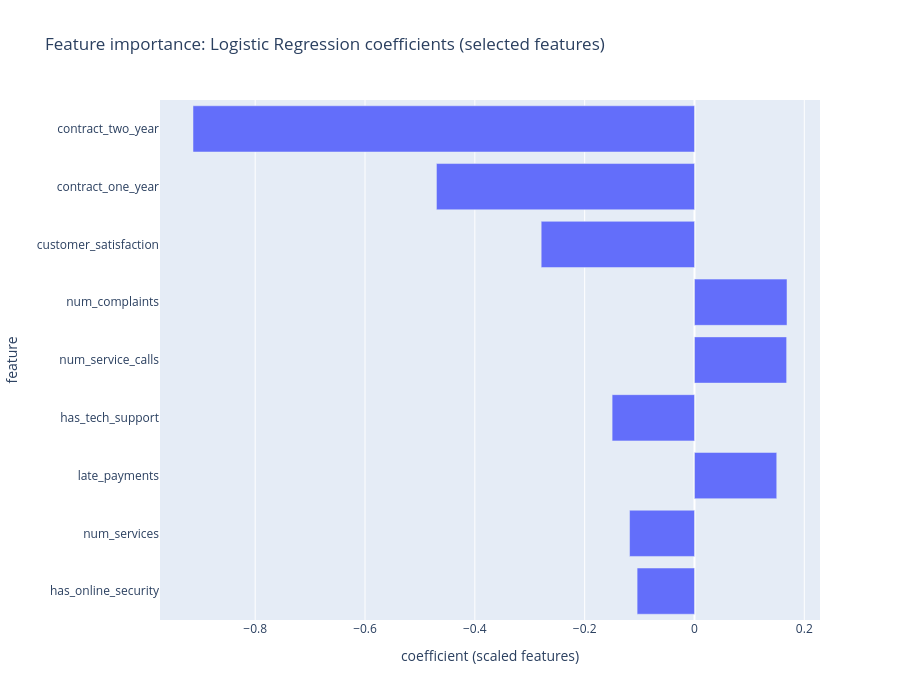

The cell this chart's notebook holds for it:
### Code cell
fig = px.bar(importance.sort_values("abs_coefficient"), x="coefficient", y="feature", orientation="h",
             height=700, title="Feature importance: Logistic Regression coefficients (selected features)",
             labels={"coefficient": "coefficient (scaled features)"})
fig.show()
dashboard_figures.append(fig)

### Figure 1 — Plotly figure (JSON) as saved in the notebook; plotly's stock layout.template omitted (floating-point values rounded to 4 significant figures)
{"data": [{"alignmentgroup": "True", "hovertemplate": "coefficient (scaled features)=%{x}<br>feature=%{y}<extra></extra>", "legendgroup": "", "marker": {"color": "#636efa", "pattern": {"shape": ""}}, "name": "", "offsetgroup": "", "orientation": "h", "showlegend": false, "textposition": "auto", "type": "bar", "x": [-0.1045, -0.1183, 0.1498, -0.15, 0.1678, 0.1685, -0.2792, -0.4699, -0.9133], "xaxis": "x", "y": ["has_online_security", "num_services", "late_payments", "has_tech_support", "num_service_calls", "num_complaints", "customer_satisfaction", "contract_one_year", "contract_two_year"], "yaxis": "y"}], "layout": {"barmode": "relative", "height": 700, "legend": {"tracegroupgap": 0}, "title": {"text": "Feature importance: Logistic Regression coefficients (selected features)"}, "xaxis": {"anchor": "y", "domain": [0, 1], "title": {"text": "coefficient (scaled features)"}}, "yaxis": {"anchor": "x", "domain": [0, 1], "title": {"text": "feature"}}}}
